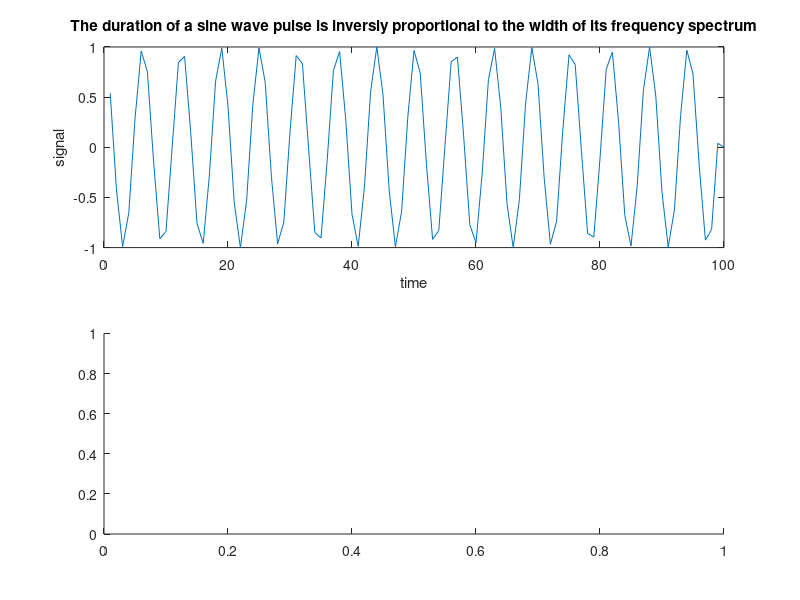

The MATLAB script that drew this image: (Note: this script raises an error after producing the figure.)
 x=1:100;
for w=49:-1:0,
    xrange=(50-w):(50+w);
    y=zeros(size(x));y(xrange)=cos(xrange);
    clf
    subplot(2,1,1)
    plot(x,y)
    xlabel('time')
    ylabel('signal')
    title('The duration of a sine wave pulse is inversly proportional to the width of its frequency spectrum')
    subplot(2,1,2)
    PlotFrequencySpectrum(x',y',1,0,0);
    drawnow
end
pause(.5)
for w=0:1:49,
    xrange=(50-w):(50+w);
    y=zeros(size(x));y(xrange)=cos(xrange);
    subplot(2,1,1)
    plot(x,y)
    xlabel('time')
    ylabel('signal')
    title('The duration of a sine wave pulse is inversly proportional to the width of its frequency spectrum')
    subplot(2,1,2)
    PlotFrequencySpectrum(x',y',1,0,0);
    drawnow
end
pause(.5)
for w=49:-1:0,
    xrange=(50-w):(50+w);
    y=zeros(size(x));y(xrange)=cos(xrange);
    subplot(2,1,1)
    plot(x,y)
    xlabel('time')
    ylabel('signal')
    title('The duration of a sine wave pulse is inversly proportional to the width of its frequency spectrum')
    subplot(2,1,2)
    PlotFrequencySpectrum(x',y',1,0,0);
    drawnow
end
pause(.5)
for w=0:1:49,
    xrange=(50-w):(50+w);
    y=zeros(size(x));y(xrange)=cos(xrange);
    subplot(2,1,1)
    plot(x,y)
    xlabel('time')
    ylabel('signal')
    title('The duration of a sine wave pulse is inversly proportional to the width of its frequency spectrum')
    subplot(2,1,2)
    PlotFrequencySpectrum(x',y',1,0,0);
    drawnow
end